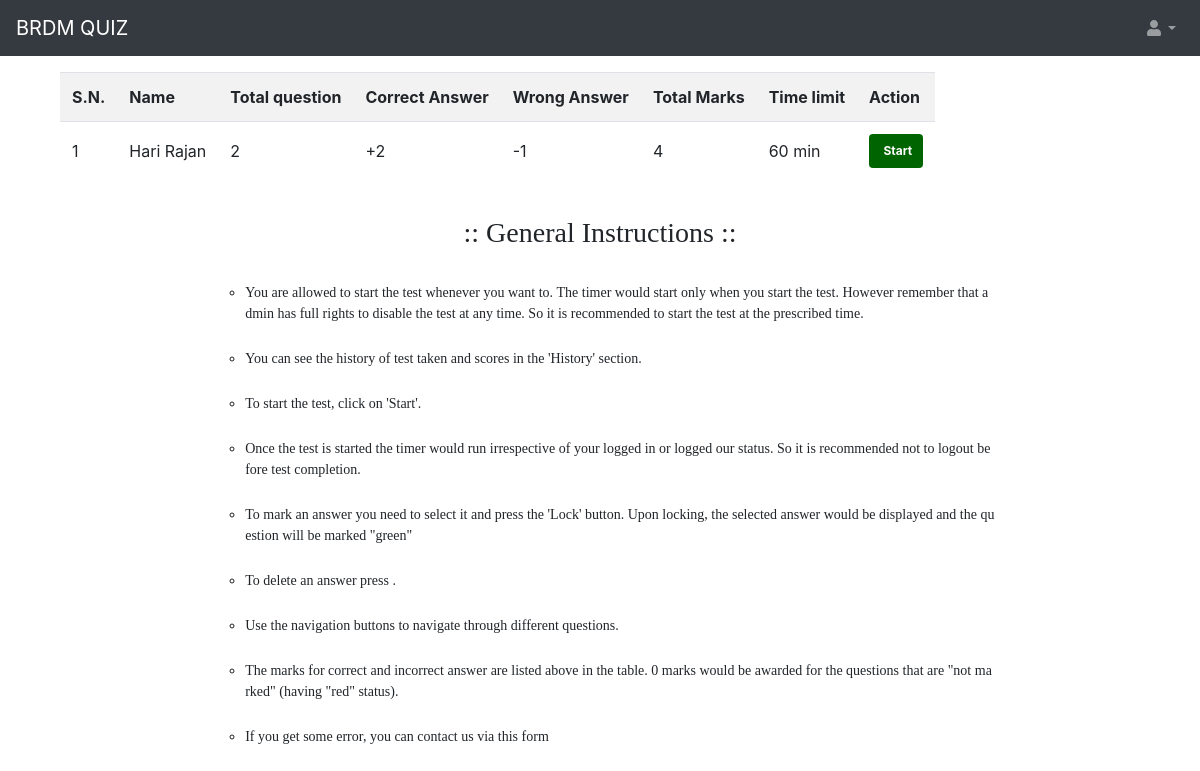
Page /account.php?q=1 (signed in) on the committed database.
### tables this page shows
CREATE TABLE `quiz` (
  `id` int(100) NOT NULL,
  `eid` text NOT NULL,
  `title` varchar(100) NOT NULL,
  `correct` int(11) NOT NULL,
  `wrong` int(11) NOT NULL,
  `total` int(11) NOT NULL,
  `time` bigint(20) NOT NULL,
  `date` timestamp NOT NULL DEFAULT current_timestamp() ON UPDATE current_timestamp(),
  `status` varchar(10) NOT NULL
);

### account.php (the view, shortened to what this page needs)
<!DOCTYPE html>
<html lang="en">
    <head>
        <link href="css/styles.css" rel="stylesheet" />
        <link href="https://cdn.datatables.net/1.10.20/css/dataTables.bootstrap4.min.css" rel="stylesheet" />
    </head>
</head>
    <body >
                    <?php
                include_once 'dbConnection.php';
                if (!(isset($_SESSION['username']))) {
                    header("location:index.php");
                } else {
                    $username = $_SESSION['username'];
                    echo '<span class="pull-right top title1" ><span class="glyphicon glyphicon-user" aria-hidden="true"></span>&nbsp;&nbsp;&nbsp;&nbsp;Hello,</span> <span class="log log1" style="color:lightyellow">' . $username . '&nbsp;&nbsp;|&nbsp;&nbsp;<a href="logout.php?q=account.php" style="color:lightyellow"><span class="glyphicon glyphicon-log-out" aria-hidden="true"></span>&nbsp;Logout</button></a></span>';
                }
                ?>
                <div class="sb-nav-fixed">
        <nav class="sb-topnav navbar navbar-expand navbar-dark bg-dark">
            <a class="navbar-brand" href="index.html">BRDM QUIZ</a>
            <ul class="navbar-nav ml-auto ml-md-0">
                <li class="nav-item dropdown">
                    <a class="nav-link dropdown-toggle" id="userDropdown" href="#" role="button" data-toggle="dropdown" aria-haspopup="true" aria-expanded="false"><i class="fas fa-user fa-fw"></i></a>
                </li>
            </ul>
        </nav>
<div id="layoutSidenav_content">
<div class="container-fluid">
<div class="row">
<div class="col-sm-12 col-md-12 mt-5">
<div class="table-responsive">
<?php
if (@$_GET['q'] == 1) {
    $result = mysqli_query($con, "SELECT * FROM quiz WHERE status = 'enabled' ORDER BY date DESC") or die('Error');
    echo '<div class="container" class="panel title"><table class="table-responsive table table-striped title1"  style="vertical-align:middle">
<tr><td style="vertical-align:middle"><b>S.N.</b></td><td style="vertical-align:middle"><b>Name</b></td><td style="vertical-align:middle"><b>Total question</b></td><td style="vertical-align:middle"><b>Correct Answer</b></td><td style="vertical-align:middle"><b>Wrong Answer</b></td><td style="vertical-align:middle"><b>Total Marks</b></td><td style="vertical-align:middle"><b>Time limit</b></td><td style="vertical-align:middle"><b>Action</b></td></tr>';
    $c = 1;
    while ($row = mysqli_fetch_array($result)) {
        $title   = $row['title'];
        $total   = $row['total'];
        $correct = $row['correct'];
        $wrong   = $row['wrong'];
        $time    = $row['time'];
        $eid     = $row['eid'];
        $q12 = mysqli_query($con, "SELECT score FROM history WHERE eid='$eid' AND username='$username'") or die('Error98');
        $rowcount = mysqli_num_rows($q12);
        if ($rowcount == 0) {
            echo '<tr><td style="vertical-align:middle">' . $c++ . '</td><td style="vertical-align:middle">' . $title . '</td><td style="vertical-align:middle">' . $total . '</td><td style="vertical-align:middle">+' . $correct . '</td><td style="vertical-align:middle">-' . $wrong . '</td><td style="vertical-align:middle">' . $correct * $total . '</td><td style="vertical-align:middle">' . $time . '&nbsp;min</td>
  <td style="vertical-align:middle"><b><a href="account.php?q=quiz&step=2&eid=' . $eid . '&n=1&t=' . $total . '&start=start" class="btn" style="color:#FFFFFF;background:darkgreen;font-size:12px;padding:7px;padding-left:10px;padding-right:10px"><span class="glyphicon glyphicon-new-window" aria-hidden="true"></span>&nbsp;<span><b>Start</b></span></a></b></td></tr>';
        }
    }
    echo '</table></div><div  class="panel" class="container-fluid" style="padding-top:20px;padding-left:15%;padding-right:15%;word-wrap:break-word"><h3 align="center" style="font-family:calibri">:: General Instructions ::</h3><br /><ul type="circle"><font style="font-size:14px;font-family:calibri">';
    $file = fopen("instructions.txt", "r");
    while (!feof($file)) {
        echo '<li>';
        $string = fgets($file);
        $num    = strlen($string) - 1;
        $c      = str_split($string);
        for ($i = 0; $i < $num; $i++) {
            $last = $c[$i];
            if ($c[$i] == ' ' && $last == ' ') {
                echo '&nbsp;';
            } else {
                echo $c[$i];
            }
        }
        echo "</li><br />";
    }
    echo '</font></ul></div>';
}
?>
</div></div></div></div></div>
    </body>
</html>

### rows in the picture
quiz: title "Hari Rajan", total "2", correct "2", wrong "1", $correct * $total "4", time "60"

### other values in the picture
$c[$i] "Y"
$c[$i] "o"
$c[$i] "u"
$c[$i] "a"
$c[$i] "r"
$c[$i] "e"
$c[$i] "l"
$c[$i] "w"
$c[$i] "d"
$c[$i] "t"
$c[$i] "s"
$c[$i] "h"
$c[$i] "n"
$c[$i] "v"
$c[$i] "y"
